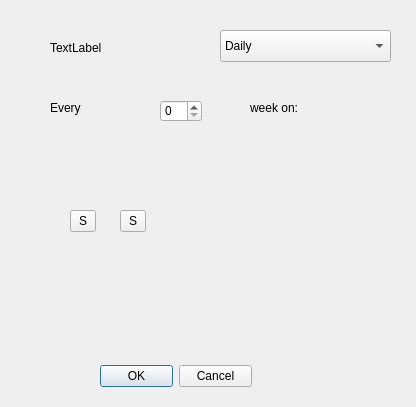
<?xml version="1.0" encoding="UTF-8"?>
<ui version="4.0">
 <class>touka::RepeatDialog</class>
 <widget class="QDialog" name="touka::RepeatDialog">
  <property name="geometry">
   <rect>
    <x>0</x>
    <y>0</y>
    <width>416</width>
    <height>407</height>
   </rect>
  </property>
  <property name="windowTitle">
   <string>RepeatDialog</string>
  </property>
  <widget class="QComboBox" name="comboBox">
   <property name="geometry">
    <rect>
     <x>220</x>
     <y>30</y>
     <width>171</width>
     <height>32</height>
    </rect>
   </property>
   <item>
    <property name="text">
     <string>Daily</string>
    </property>
   </item>
   <item>
    <property name="text">
     <string>Weekly</string>
    </property>
   </item>
   <item>
    <property name="text">
     <string>Monthly</string>
    </property>
   </item>
   <item>
    <property name="text">
     <string>Yearly</string>
    </property>
   </item>
  </widget>
  <widget class="QLabel" name="label">
   <property name="geometry">
    <rect>
     <x>50</x>
     <y>40</y>
     <width>58</width>
     <height>16</height>
    </rect>
   </property>
   <property name="text">
    <string>TextLabel</string>
   </property>
  </widget>
  <widget class="QLabel" name="label_2">
   <property name="geometry">
    <rect>
     <x>50</x>
     <y>100</y>
     <width>58</width>
     <height>16</height>
    </rect>
   </property>
   <property name="text">
    <string>Every</string>
   </property>
  </widget>
  <widget class="QSpinBox" name="spinBox">
   <property name="geometry">
    <rect>
     <x>160</x>
     <y>100</y>
     <width>42</width>
     <height>22</height>
    </rect>
   </property>
  </widget>
  <widget class="QLabel" name="label_3">
   <property name="geometry">
    <rect>
     <x>250</x>
     <y>100</y>
     <width>58</width>
     <height>16</height>
    </rect>
   </property>
   <property name="text">
    <string>week on:</string>
   </property>
  </widget>
  <widget class="QStackedWidget" name="stackedWidget">
   <property name="geometry">
    <rect>
     <x>50</x>
     <y>130</y>
     <width>291</width>
     <height>211</height>
    </rect>
   </property>
   <property name="styleSheet">
    <string notr="true"/>
   </property>
   <property name="currentIndex">
    <number>0</number>
   </property>
   <widget class="QWidget" name="weeklyPage">
    <widget class="QToolButton" name="toolButton">
     <property name="geometry">
      <rect>
       <x>20</x>
       <y>80</y>
       <width>26</width>
       <height>22</height>
      </rect>
     </property>
     <property name="text">
      <string>S</string>
     </property>
     <property name="checkable">
      <bool>true</bool>
     </property>
    </widget>
    <widget class="QToolButton" name="toolButton_2">
     <property name="geometry">
      <rect>
       <x>70</x>
       <y>80</y>
       <width>26</width>
       <height>22</height>
      </rect>
     </property>
     <property name="text">
      <string>S</string>
     </property>
     <property name="checkable">
      <bool>true</bool>
     </property>
    </widget>
   </widget>
   <widget class="QWidget" name="dailyPage"/>
   <widget class="QWidget" name="yearlyPage"/>
   <widget class="QWidget" name="monthlyPage"/>
  </widget>
  <widget class="QDialogButtonBox" name="buttonBox">
   <property name="geometry">
    <rect>
     <x>100</x>
     <y>360</y>
     <width>152</width>
     <height>32</height>
    </rect>
   </property>
   <property name="standardButtons">
    <set>QDialogButtonBox::Cancel|QDialogButtonBox::Ok</set>
   </property>
  </widget>
 </widget>
 <resources/>
 <connections/>
</ui>
